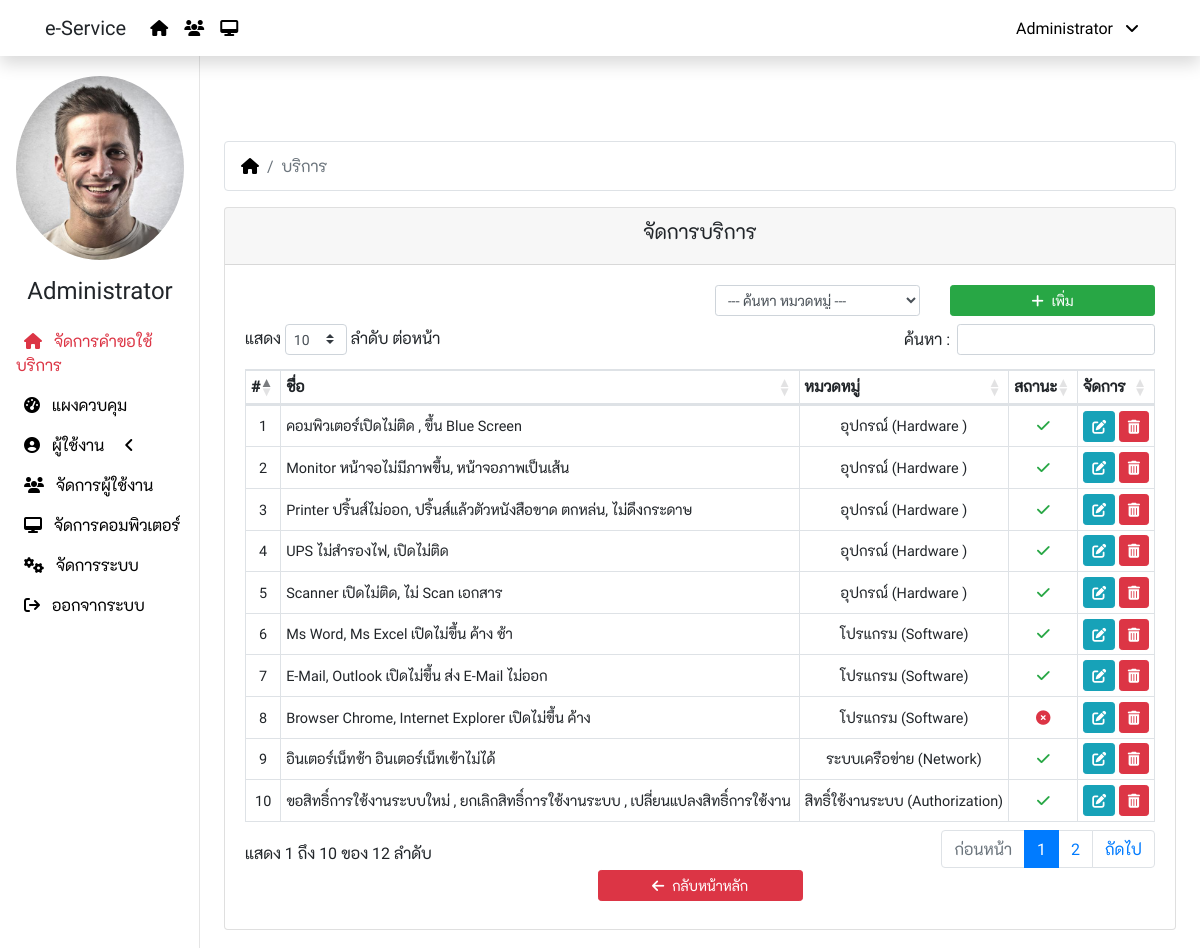
The app's page /service.php (signed in) with its own data.
### tables this page shows
CREATE TABLE `ex_system` (
  `system_id` int(11) NOT NULL,
  `company_name` varchar(200) NOT NULL,
  `email` varchar(50) NOT NULL,
  `mail_option` varchar(1) NOT NULL DEFAULT '0',
  `gmail_name` varchar(50) NOT NULL,
  `gmail_username` varchar(50) NOT NULL,
  `gmail_password` varchar(200) NOT NULL,
  `line_token` varchar(200) NOT NULL,
  `line_token_k1` varchar(200) NOT NULL,
  `line_token_k3` varchar(200) NOT NULL,
  `password_default` varchar(50) NOT NULL,
  `user_code` varchar(20) NOT NULL,
  `system_create` varchar(50) NOT NULL,
  `system_update` timestamp NOT NULL DEFAULT CURRENT_TIMESTAMP ON UPDATE CURRENT_TIMESTAMP
);

CREATE TABLE `ex_user` (
  `user_id` int(11) NOT NULL,
  `user_code` varchar(20) NOT NULL,
  `user_name` varchar(100) NOT NULL,
  `user_surname` varchar(100) NOT NULL,
  `user_picture` varchar(20) NOT NULL,
  `user_nickname` varchar(50) NOT NULL,
  `dep_id` int(11) NOT NULL,
  `bra_id` int(11) NOT NULL,
  `user_branch` varchar(20) NOT NULL,
  `user_email` varchar(100) NOT NULL,
  `user_telephone` varchar(50) NOT NULL,
  `user_mobile` varchar(50) NOT NULL,
  `user_line` varchar(50) NOT NULL,
  `user_level` int(11) NOT NULL DEFAULT '1',
  `user_approve` int(1) NOT NULL DEFAULT '0',
  `user_status` int(1) NOT NULL DEFAULT '1',
  `user_create` varchar(50) NOT NULL,
  `user_update` timestamp NOT NULL DEFAULT CURRENT_TIMESTAMP ON UPDATE CURRENT_TIMESTAMP
);

CREATE TABLE `ex_service` (
  `service_id` int(11) NOT NULL,
  `cat_id` int(11) NOT NULL,
  `bra_id` int(11) NOT NULL,
  `service_name` varchar(200) NOT NULL,
  `service_status` int(1) NOT NULL DEFAULT '1',
  `service_create` varchar(50) NOT NULL,
  `service_update` timestamp NOT NULL DEFAULT CURRENT_TIMESTAMP ON UPDATE CURRENT_TIMESTAMP
);

CREATE TABLE `ex_category` (
  `cat_id` int(11) NOT NULL,
  `cat_name` varchar(200) NOT NULL,
  `cat_status` int(1) NOT NULL DEFAULT '1',
  `cat_create` varchar(50) NOT NULL,
  `cat_update` timestamp NOT NULL DEFAULT CURRENT_TIMESTAMP ON UPDATE CURRENT_TIMESTAMP
);

### config/function.php (called while the page is built, shortened)
<?php
  function getCompany(){
    global $dbcon;
    $sql = "SELECT company_name FROM ex_system";
    $stmt = $dbcon->prepare($sql);
    $stmt->execute();
    $row = $stmt->fetch();
    $get = $row['company_name'];
    return $get;
  }
  function getUserPicture($code){
    global $dbcon;
    $data = [$code];
    $sql = "SELECT user_picture FROM ex_user WHERE user_code = ?";
    $stmt = $dbcon->prepare($sql);
    $stmt->execute($data);
    $row = $stmt->fetch();
    $get = $row['user_picture'];
    return $get;
  }
  function getUserNickname($code){
    global $dbcon;
    $data = [$code];
    $sql = "SELECT user_nickname FROM ex_user WHERE user_code = ?";
    $stmt = $dbcon->prepare($sql);
    $stmt->execute($data);
    $row = $stmt->fetch();
    $get = $row['user_nickname'];
    return $get;
  }
  function getUserLevel($code){
    global $dbcon;
    $data = [$code];
    $sql = "SELECT user_level FROM ex_user WHERE user_code = ?";
    $stmt = $dbcon->prepare($sql);
    $stmt->execute($data);
    $row = $stmt->fetch();
    $get = $row['user_level'];
    return $get;
  }
  function getCategoryName($id){
    global $dbcon;
    $data = [$id];
    $sql = "SELECT cat_name FROM ex_category WHERE cat_id = ?";
    $stmt = $dbcon->prepare($sql);
    $stmt->execute($data);
    $row = $stmt->fetch();
    $get = $row['cat_name'];
    return $get;
  }
  function getFilterService($cat){
    global $dbcon;
    $filter_cat = ($cat ? "= {$cat}" : 'IS NOT NULL');
    $sql = "SELECT *
      FROM ex_service
      WHERE cat_id $filter_cat
      ORDER BY cat_id ASC,service_id ASC";
    $stmt = $dbcon->prepare($sql);
    $stmt->execute();
    return $stmt;
  }
?>

### service.php (the view, shortened to what this page needs)
<?php
  include_once 'config/connection.php';
  include_once 'config/function.php';
  $act = isset($_GET['act']) ? $_GET['act'] : 'index';
?>
<!DOCTYPE html>
<html lang="en">
<head>
  <link rel="stylesheet" href="node_modules/bootstrap/dist/css/bootstrap.min.css">
  <link rel="stylesheet" href="node_modules/@fortawesome/fontawesome-pro/css/all.min.css">
  <link rel="stylesheet" href="node_modules/datatables.net-bs4/css/dataTables.bootstrap4.min.css">
  <link rel="stylesheet" href="public/css/custom.css">
</head>
<body>
  <?php include_once 'inc/navbar.php' ?>
  <div class="container-fluid">
    <div class="row">
      <?php include_once 'inc/sidemenu.php' ?>
      <main role="main" class="col-xl-10 col-md-9 ml-sm-auto px-4">
        <?php
          if($act == 'index'):
        ?>
        <nav>
          <ol class="breadcrumb bg-white border">
            <li class="breadcrumb-item">
              <a href="request.php"><i class="fas fa-home"></i></a>
            </li>
            <li class="breadcrumb-item active">
              บริการ
            </li>
          </ol>
        </nav>
        <div class="row justify-content-center">
          <div class="col-12">
            <div class="card">
              <div class="card-header">
                <h5 class="text-center">จัดการบริการ</h5>
              </div>
              <div class="card-body">
                <div class="row justify-content-end">
                  <div class="col-xl-3 col-md-6 mb-2">
                    <select class="form-control form-control-sm"
                      onChange="location = this.options[this.selectedIndex].value;">
                      <option value="service.php?cat="
                        <?php if(empty(@$_GET['cat'])) echo 'selected' ?>>--- ค้นหา หมวดหมู่ ---</option>
                    </select>
                  </div>
                  <div class="col-xl-3 col-md-6 mb-2">
                    <a href="?act=add" class="btn btn-success btn-sm btn-block">
                      <i class="fas fa-plus mr-2"></i>เพิ่ม
                    </a>
                  </div>
                </div>
                <div class="row justify-content-center">
                  <div class="col-12">
                    <div class="table-responsive">
                      <table id="data" class="table table-bordered table-hover table-sm">
                        <thead>
                          <tr>
                            <th>#</th>
                            <th>ชื่อ</th>
                            <th>หมวดหมู่</th>
                            <th>สถานะ</th>
                            <th>จัดการ</th>
                          </tr>
                        </thead>
                        <tbody>
                          <?php
                            @$getCat = $_GET['cat'];
                            $result = getFilterService($getCat);
                            foreach($result as $key => $row):
                          ?>
                          <tr>
                            <td><?php echo $key+1 ?></td>
                            <td class="text-left"><?php echo $row['service_name'] ?></td>
                            <td><?php echo getCategoryName($row['cat_id']) ?></td>
                            <td>
                              <?php echo ($row['service_status'] == 1
                                ? '<i class="fas fa-check text-success"></i>'
                                : '<i class="fas fa-times-circle text-danger"></i>')
                              ?>
                            </td>
                            <td>
                              <a href="?act=edit&id=<?php echo $row['service_id'] ?>" class="btn btn-info btn-sm">
                                <i class="fas fa-edit"></i>
                              </a>
                              <a class="btn btn-danger btn-sm" href="?act=delete&id=<?php echo $row['service_id'] ?>"
                                  onClick="return confirm('Are you sure?');">
                                  <i class="fas fa-trash-alt"></i>
                              </a>
                            </td>
                          </tr>
                          <?php
                            endforeach;
                          ?>
                        </tbody>
                      </table>
                    </div>
                  </div>
                  <div class="col-sm-3 pb-2">
                    <a class="btn btn-danger btn-sm btn-block" href="request.php">
                      <i class="fa fa-arrow-left pr-2"></i>กลับหน้าหลัก
                    </a>
                  </div>
                </div>
              </div>
            </div>
          </div>
        </div>
        <?php
          endif;
        ?>
      </main>
    </div>
  </div>
</body>
</html>

### inc/navbar.php (shortened to what this page needs)
<?php
	$check_level = getUserLevel($_SESSION['user_code']);
?>
<nav class="navbar navbar-expand-lg bg-white fixed-top flex-md-nowrap shadow">
  <div class="container">
    <span class="navbar-brand"><?php echo getCompany() ?></span>
    <div class="collapse navbar-collapse" id="navbarMenu">
      <ul class="navbar-nav mr-auto">
        <li class="nav-item">
          <a class="nav-link" href="request.php">
            <i class="fas fa-home"></i>
          </a>
        </li>
		<?php if($check_level == 69 || $check_level == 99): ?>
		<li class="nav-item">
		  <a class="nav-link" href="users.php">
            <i class="fas fa-users"></i>
          </a>
        </li>
		<li class="nav-item">
		  <a class="nav-link" href="computers.php">
            <i class="fas fa-desktop"></i>
          </a>
        </li>
		<?php endif ?>
      </ul>
      <ul class="navbar-nav ml-auto">
        <li class="nav-item dropdown">
          <a class="nav-link" href="javascript:void(0)" data-toggle="dropdown">
            <?php echo getUserNickname($_SESSION['user_code']); ?>
            <i class="fa fa-angle-down px-2"></i>
          </a>
        </li>
      </ul>
    </div>
  </div>
</nav>

### inc/sidemenu.php (shortened to what this page needs)
<nav class="col-xl-2 col-md-3 d-none d-md-block sidebar">
  <div class="sidebar-sticky">
    <ul class="nav flex-column">
      <li class="nav-item">
        <img class="nav-link img-fluid picture-profile mx-auto d-block"
          src="public/images/users/<?php echo getUserPicture($_SESSION['user_code']) ?>" alt="">
      </li>
      <li class="nav-item">
        <h4 class="nav-link text-center">
          <?php echo getUserNickname($_SESSION['user_code']); ?>
        </h4>
      </li>
      <?php
        $request = strpos($_SERVER['PHP_SELF'], "request.php");
        $view = strpos($_SERVER['PHP_SELF'], "view.php");
        $manage = strpos($_SERVER['PHP_SELF'], "manage.php");
        $category = strpos($_SERVER['PHP_SELF'], "category.php");
        $service = strpos($_SERVER['PHP_SELF'], "service.php");
        $status = strpos($_SERVER['PHP_SELF'], "status.php");
        $dashboard = strpos($_SERVER['PHP_SELF'], "dashboard.php");
        $profile = strpos($_SERVER['PHP_SELF'], "profile.php");
        $chgpwd = strpos($_SERVER['PHP_SELF'], "change_pwd.php");
        $departments = strpos($_SERVER['PHP_SELF'], "departments.php");
        $log = strpos($_SERVER['PHP_SELF'], "log.php");
        $users = strpos($_SERVER['PHP_SELF'], "users.php");
        $computers = strpos($_SERVER['PHP_SELF'], "computers.php");
        $software = strpos($_SERVER['PHP_SELF'], "software.php");
        $system = strpos($_SERVER['PHP_SELF'], "system.php");
        $check_level = getUserLevel($_SESSION['user_code']);
      ?>
      <li class="nav-item <?php if($request || $category || $service || $status || $view || $manage) echo 'active' ?>">
        <a class="nav-link" href="request.php">
          <i class="fas fa-home px-2"></i>
          จัดการคำขอใช้บริการ
        </a>
      </li>
      <?php if($check_level == 69 || $check_level == 99): ?>
      <li class="nav-item <?php if($dashboard) echo 'active' ?>">
        <a class="nav-link" href="dashboard.php">
          <i class="fas fa-tachometer-alt px-2"></i>
          แผงควบคุม
        </a>
      </li>
      <?php endif ?>
      <li class="nav-item">
        <a class="nav-link" data-toggle="collapse" href="#sub_dashboard">
          <i class="fas fa-user-circle px-2"></i>
          ผู้ใช้งาน
          <i class="fas fa-angle-<?php echo ($profile || $chgpwd ? 'down' : 'left') ?> px-3"></i>
        </a>
      </li>
      <?php if($check_level == 69 || $check_level == 99): ?>
      <li class="nav-item <?php if($users || $departments || $log) echo 'active' ?>">
        <a class="nav-link" href="users.php">
          <i class="fas fa-users px-2"></i>
          จัดการผู้ใช้งาน
        </a>
      </li>
      <li class="nav-item <?php if($computers || $software) echo 'active' ?>">
        <a class="nav-link" href="computers.php">
          <i class="fas fa-desktop px-2"></i>
          จัดการคอมพิวเตอร์
        </a>
      </li>
      <?php
        endif;
        if($check_level == 99):
      ?>
      <li class="nav-item <?php if($system) echo 'active' ?>">
        <a class="nav-link" href="system.php">
          <i class="fas fa-cogs px-2"></i>
          จัดการระบบ
        </a>
      </li>
      <?php endif; ?>
      <li class="nav-item">
        <a class="nav-link" href="logout.php" onClick="return confirm('Are you sure?');">
          <i class="fas fa-sign-out px-2"></i>
          ออกจากระบบ
        </a>
      </li>
    </ul>
  </div>
</nav>

### public/css/custom.css (style rules this page uses)
body { font-family: 'robotoregular', 'k2dregular', Tahoma; }
td, tr { white-space: normal; text-align: center; vertical-align: middle !important; font-size: 0.95em; }
a { color: #000; }
.active , .active a { color: #DC3545; }
.sidebar { position: fixed; top: 0; bottom: 0; left: 0; z-index: 100; padding: 60px 0 0; box-shadow: inset -1px 0 0 rgba(0, 0, 0, .1); }
.sidebar-sticky { position: relative; top: 0; height: calc(100vh - 60px); padding-top: .5rem; overflow-x: hidden; overflow-y: auto; }
.picture-profile { width: 200px; height: 200px; border-radius: 50%; object-fit: cover; }
[role="main"] { padding-top: 80px; }

### records on screen
ex_system: company_name "e-Service"
ex_user: user_nickname "Administrator", user_picture (picture)
ex_service: service_name "คอมพิวเตอร์เปิดไม่ติด , ขึ้น Blue Screen", cat.cat_name "อุปกรณ์ (Hardware )", service_status 1 (drawn)
ex_service: service_name "Monitor หน้าจอไม่มีภาพขึ้น, หน้าจอภาพเป็นเส้น", cat.cat_name "อุปกรณ์ (Hardware )", service_status 1 (drawn)
ex_service: service_name "Printer ปริ้นส์ไม่ออก, ปริ้นส์แล้วตัวหนังสือขาด ตกหล่น, ไม่ดึงกระดาษ", cat.cat_name "อุปกรณ์ (Hardware )", service_status 1 (drawn)
ex_service: service_name "UPS ไม่สำรองไฟ, เปิดไม่ติด", cat.cat_name "อุปกรณ์ (Hardware )", service_status 1 (drawn)
ex_service: service_name "Scanner เปิดไม่ติด, ไม่ Scan เอกสาร", cat.cat_name "อุปกรณ์ (Hardware )", service_status 1 (drawn)
ex_service: service_name "Ms Word, Ms Excel เปิดไม่ขึ้น ค้าง ช้า", cat.cat_name "โปรแกรม (Software)", service_status 1 (drawn)
ex_service: service_name "E-Mail, Outlook เปิดไม่ขึ้น ส่ง E-Mail ไม่ออก", cat.cat_name "โปรแกรม (Software)", service_status 1 (drawn)
ex_service: service_name "Browser Chrome, Internet Explorer เปิดไม่ขึ้น ค้าง", cat.cat_name "โปรแกรม (Software)", service_status 2 (drawn)
ex_service: service_name "อินเตอร์เน็ทช้า อินเตอร์เน็ทเข้าไม่ได้", cat.cat_name "ระบบเครือข่าย (Network)", service_status 1 (drawn)
ex_service: service_name "ขอสิทธิ์การใช้งานระบบใหม่ , ยกเลิกสิทธิ์การใช้งานระบบ , เปลี่ยนแปลงสิทธิ์การใช้งาน", cat.cat_name "สิทธิ์ใช้งานระบบ (Authorization)", service_status 1 (drawn)
